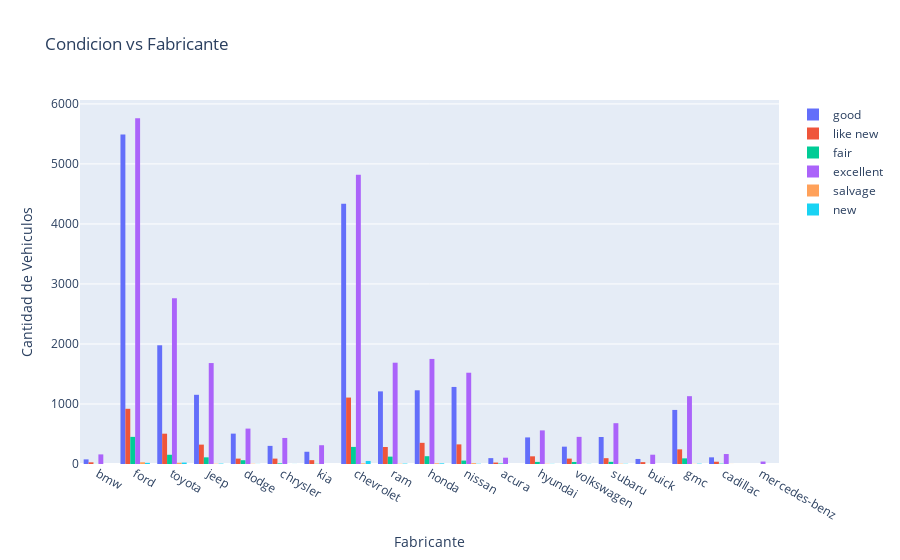

Here is the notebook cell this chart was saved with:
### Code cell
#Condicion vs fabricante
fig3 = go.Figure()
for condition in df_vehicles['condition'].unique():
    df_condition = df_vehicles[df_vehicles['condition'] == condition]
    fig3.add_trace(go.Histogram(x=df_condition['manufacturer'],
                                name=condition))
fig3.update_layout(title='Condicion vs Fabricante',
                   xaxis_title='Fabricante',
                   yaxis_title='Cantidad de Vehiculos')
                   
#mostramos el grafico
fig3.show()

### Figure 1 — Plotly figure (JSON) as saved in the notebook; plotly's stock layout.template omitted (floating-point values rounded to 4 significant figures; data arrays with more than 128 entries replaced by an {"elided": "..."} marker saying what was removed)
{"data": [{"name": "good", "type": "histogram", "x": {"elided": "20145 str values"}}, {"name": "like new", "type": "histogram", "x": {"elided": "4742 str values"}}, {"name": "fair", "type": "histogram", "x": {"elided": "1607 str values"}}, {"name": "excellent", "type": "histogram", "x": {"elided": "24773 str values"}}, {"name": "salvage", "type": "histogram", "x": ["toyota", "ford", "nissan", "toyota", "honda", "ford", "ford", "toyota", "toyota", "ford", "ford", "ford", "ford", "ford", "ram", "toyota", "hyundai", "ford", "nissan", "chevrolet", "ram", "ford", "toyota", "honda", "dodge", "chevrolet", "ford", "nissan", "ford", "toyota", "chevrolet", "chevrolet", "ford", "nissan", "honda", "ford", "honda", "gmc", "ford", "gmc", "cadillac", "honda", "toyota", "honda", "chevrolet", "honda", "ford", "ford", "jeep", "nissan", "volkswagen", "toyota", "nissan", "ford", "ford", "ford", "toyota", "chevrolet", "honda", "toyota", "toyota", "toyota", "toyota", "chevrolet", "nissan", "subaru", "dodge", "subaru", "ford", "nissan", "toyota", "nissan", "ram", "hyundai", "toyota", "ford", "nissan", "ford", "ford", "chevrolet", "gmc", "nissan", "honda", "toyota", "ram", "ford", "ford", "chevrolet", "toyota", "ram", "ford", "subaru", "chevrolet", "toyota", "nissan", "toyota", "honda", "dodge", "jeep", "hyundai", "subaru", "jeep", "toyota", "ford", "chevrolet", "nissan", "subaru", "jeep", "jeep", "ford", "nissan", "honda", "dodge", "hyundai", "honda"]}, {"name": "new", "type": "histogram", "x": {"elided": "143 str values"}}], "layout": {"title": {"text": "Condicion vs Fabricante"}, "xaxis": {"title": {"text": "Fabricante"}}, "yaxis": {"title": {"text": "Cantidad de Vehiculos"}}}}
